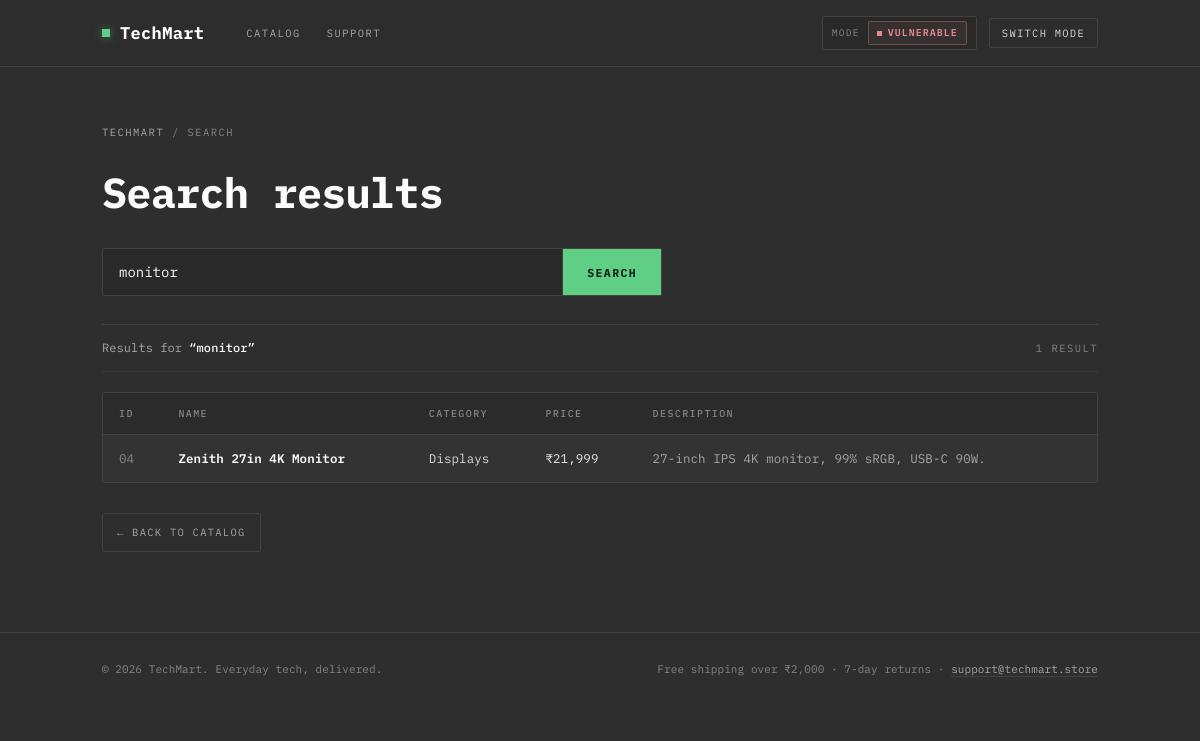
The page /search?q=monitor on the database its author committed.
### tables this page shows
CREATE TABLE products (
            id INTEGER PRIMARY KEY,
            name TEXT NOT NULL,
            category TEXT NOT NULL,
            price REAL NOT NULL,
            description TEXT NOT NULL
        );

### app.py (the view, shortened to what this page needs)
@app.route("/search")
def search():
    q = request.args.get("q", "")
    db = get_db()
    error = None
    rows = []
    try:
        if STATE["mode"] == "vulnerable":
            query = (
                "SELECT id, name, category, price, description "
                "FROM products WHERE name LIKE '%" + q + "%'"
            )
            cur = db.execute(query)
            rows = cur.fetchall()
    except sqlite3.Error as e:
        error = str(e)
    return render_template(
        "results.html",
        query_text=q,
        rows=rows,
        error=error,
        mode=STATE["mode"],
    )

### app.py (called while the page is built)
def get_db():
    db = getattr(g, "_database", None)
    if db is None:
        db = g._database = sqlite3.connect(DB_PATH)
        db.row_factory = sqlite3.Row
    return db

### templates/results.html (shortened to what this page needs)
<!DOCTYPE html>
<html lang="en">
<head>
<link rel="stylesheet" href="{{ url_for('static', filename='css/style.css') }}">
</head>
<body>
  <nav class="navbar">
    <div class="wrap nav-inner">
      <a href="/" class="brand"><span class="dot"></span>TechMart</a>
      <div class="nav-links">
        <a href="/">Catalog</a>
        <a href="/#support">Support</a>
      </div>
      <div class="nav-right">
        <div class="mode-pill">
          <span class="label">mode</span>
          <span class="mode-value {{ mode }}">{{ mode.upper() }}</span>
        </div>
        <button class="toggle-btn" id="toggle-mode-btn">Switch mode</button>
      </div>
    </div>
  </nav>
  <main class="results">
    <div class="wrap">
      <div class="crumbs"><a href="/">TechMart</a> / search</div>
      <h1>Search results</h1>
      <form class="search-box" action="/search" method="get">
        <input id="q" type="text" name="q" value="{{ query_text }}" placeholder="Search the catalog…" autocomplete="off">
        <button type="submit">Search</button>
      </form>
      <div class="results-bar">
        <span class="results-for">
          {% if query_text %}
            Results for <strong>“{{ query_text }}”</strong>
          {% else %}
            All products
          {% endif %}
        </span>
        <span class="result-count">{{ rows|length }} result{% if rows|length != 1 %}s{% endif %}</span>
      </div>
      {% if error %}
        <div class="error-box">
          <span class="err-label">Something went wrong</span>{{ error }}
        </div>
      {% else %}
        <div class="table-wrap">
          <table class="result-table">
            <thead>
              <tr>
                <th>ID</th>
                <th>Name</th>
                <th>Category</th>
                <th>Price</th>
                <th>Description</th>
              </tr>
            </thead>
            <tbody>
              {% for r in rows %}
                <tr>
                  <td class="cell-id">{{ "%02d"|format(r['id']) }}</td>
                  <td class="cell-name">{{ r['name'] }}</td>
                  <td>{{ r['category'] }}</td>
                  <td class="cell-price"><span class="cur">₹</span>{{ "{:,}".format(r['price']|int) }}</td>
                  <td class="cell-desc">{{ r['description'] }}</td>
                </tr>
              {% endfor %}
            </tbody>
          </table>
        </div>
      {% endif %}
      <a class="back-link" href="/">&larr; Back to catalog</a>
    </div>
  </main>
  <footer class="site-footer" id="support">
    <div class="wrap">
      <span>© 2026 TechMart. Everyday tech, delivered.</span>
      <span>Free shipping over ₹2,000 · 7-day returns · <a href="mailto:support@techmart.store">support@techmart.store</a></span>
    </div>
  </footer>
</body>
</html>

### rows shown on the page
products: id "04", name "Zenith 27in 4K Monitor", category "Displays", price "21,999", description "27-inch IPS 4K monitor, 99% sRGB, USB-C 90W."

### other values the page prints
{{ mode.upper() }} "VULNERABLE"
{{ query_text }} "monitor"
{{ rows|length }} "1"
